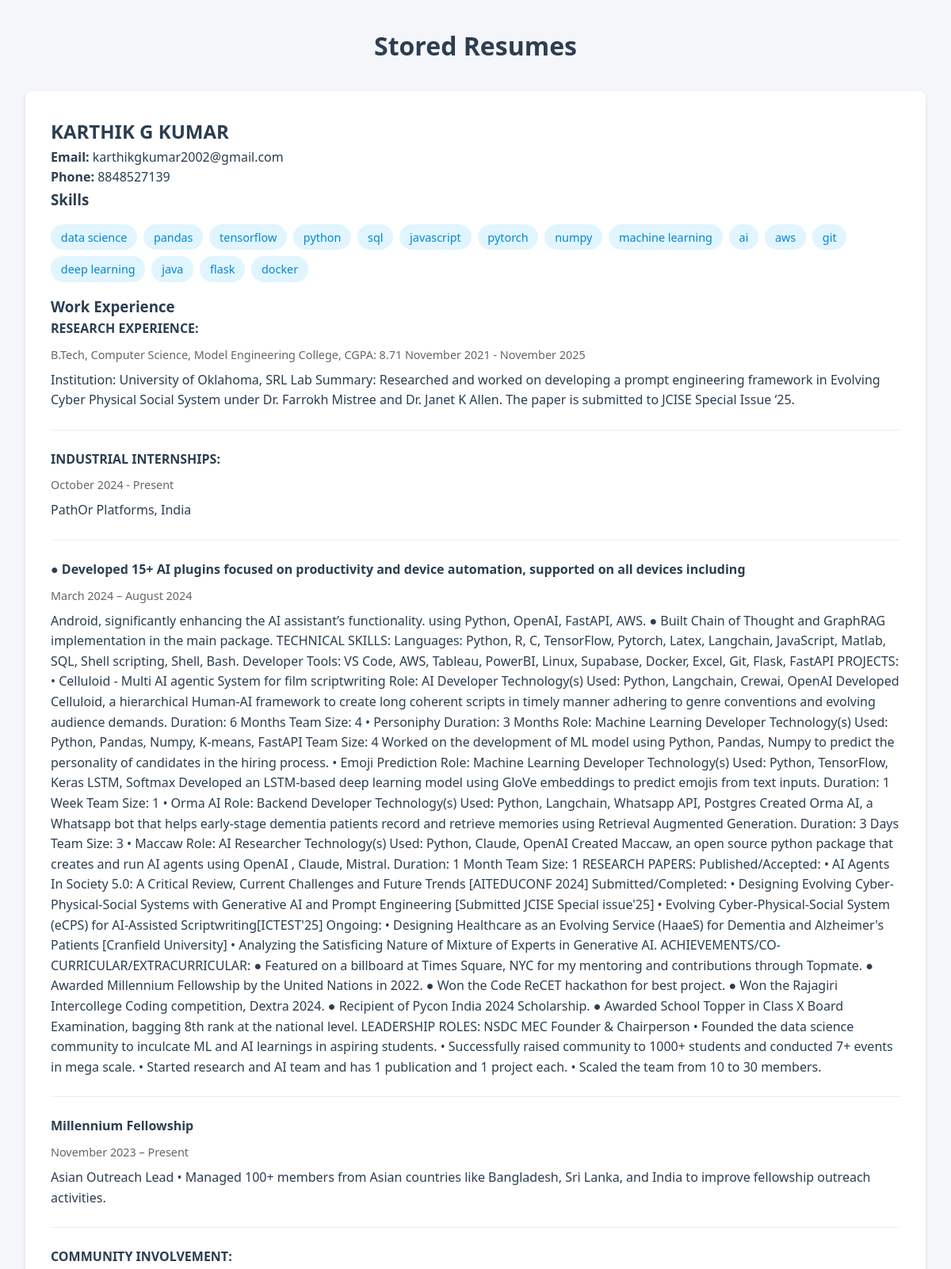
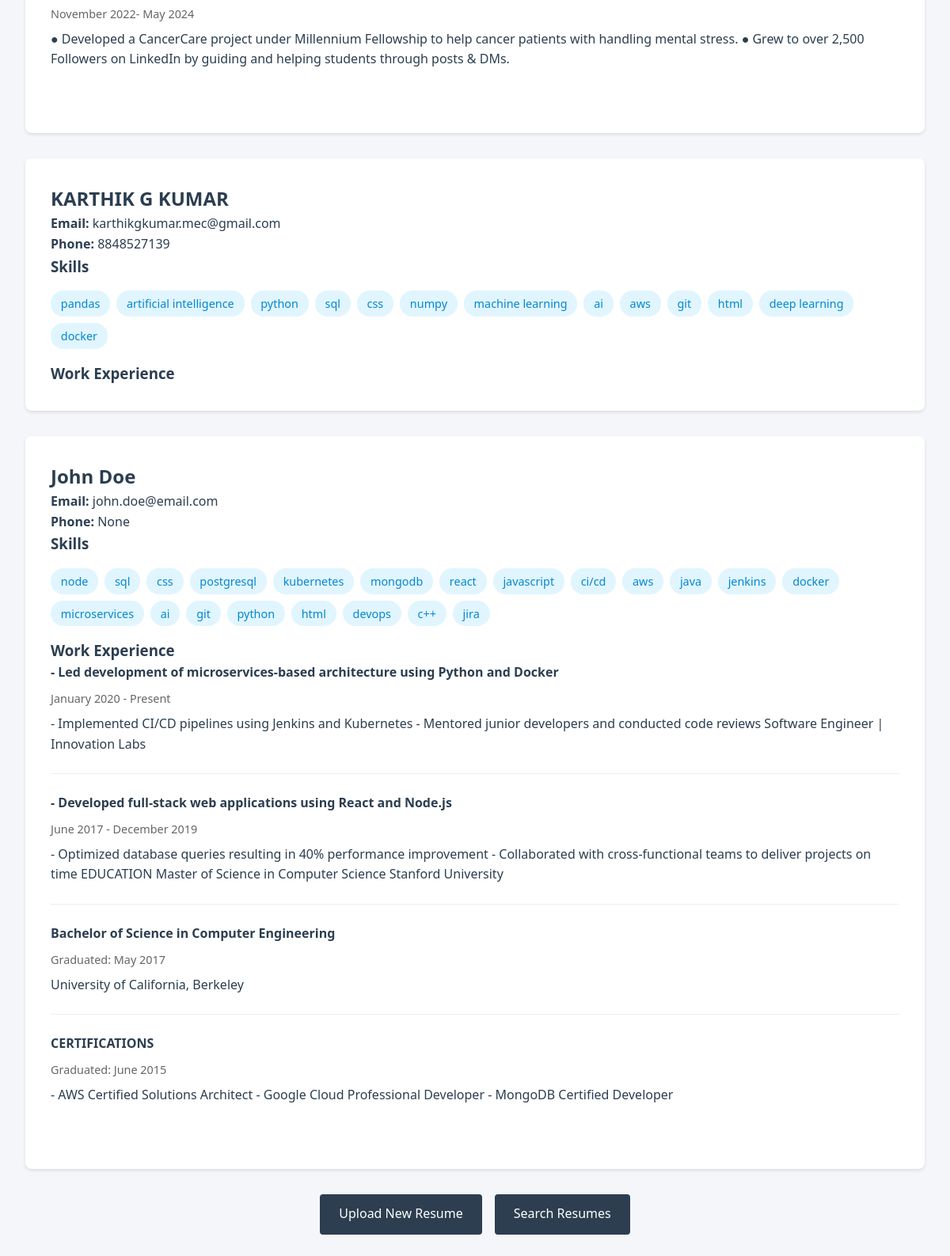
Screenshot of /resumes with the database file from the repository (2 pictures, top to bottom).
### database.py (models this page shows)
class Resume(Base):
    __tablename__ = 'resumes'
    id = Column(Integer, primary_key=True)
    name = Column(String(100))
    email = Column(String(100))
    phone = Column(String(20))
    skills = Column(JSON)
    work_experience = Column(JSON)
    raw_text = Column(Text)

### app.py (the view)
@app.route('/resumes')
def view_resumes():
    resumes = db.get_all_resumes()
    return render_template('resume_view.html', resumes=resumes)

### database.py (called while the page is built)
    def get_all_resumes(self):
        session = self.Session()
        resumes = session.query(Resume).all()
        session.close()
        return [
            {
                'id': r.id,
                'name': r.name,
                'email': r.email,
                'phone': r.phone,
                'skills': r.skills,
                'work_experience': r.work_experience
            }
            for r in resumes
        ]

### templates/resume_view.html (shortened to what this page needs)
<!DOCTYPE html>
<html lang="en">
<head>
    <link rel="stylesheet" href="{{ url_for('static', filename='styles.css') }}">
</head>
<body>
    <div class="container">
        <h1>Stored Resumes</h1>
        <div class="resumes-list">
            {% for resume in resumes %}
            <div class="resume-card">
                <h2>{{ resume.name }}</h2>
                <div class="resume-content">
                    <p><strong>Email:</strong> {{ resume.email }}</p>
                    <p><strong>Phone:</strong> {{ resume.phone }}</p>
                    <div class="skills-section">
                        <h3>Skills</h3>
                        <div class="skills-list">
                            {% for skill in resume.skills %}
                            <span class="skill-tag">{{ skill }}</span>
                            {% endfor %}
                        </div>
                    </div>
                    <div class="experience-section">
                        <h3>Work Experience</h3>
                        {% for exp in resume.work_experience %}
                        <div class="experience-item">
                            <h4>{{ exp.company }}</h4>
                            <p class="dates">{{ exp.dates }}</p>
                            <p class="description">{{ exp.description }}</p>
                        </div>
                        {% endfor %}
                    </div>
                </div>
            </div>
            {% endfor %}
        </div>
        <div class="navigation">
            <a href="{{ url_for('index') }}" class="nav-button">Upload New Resume</a>
            <a href="{{ url_for('search') }}" class="nav-button">Search Resumes</a>
        </div>
    </div>
</body>
</html>

### static/styles.css (style rules this page uses)
:root { --primary-color: #2c3e50; --secondary-color: #3498db; --background-color: #f5f6fa; --card-background: #ffffff; --text-color: #2c3e50; }
* { margin: 0; padding: 0; box-sizing: border-box; }
body { font-family: 'Segoe UI', Tahoma, Geneva, Verdana, sans-serif; background-color: var(--background-color); color: var(--text-color); line-height: 1.6; }
.container { max-width: 1200px; margin: 0 auto; padding: 2rem; }
h1 { text-align: center; color: var(--primary-color); margin-bottom: 2rem; }
.skills-list { display: flex; flex-wrap: wrap; gap: 0.5rem; margin: 1rem 0; }
.skill-tag { background-color: #e1f5fe; color: #0288d1; padding: 0.3rem 0.8rem; border-radius: 16px; font-size: 0.9rem; }
.experience-item { margin-bottom: 1.5rem; padding-bottom: 1.5rem; border-bottom: 1px solid #eee; }
.experience-item:last-child { border-bottom: none; }
.dates { color: #666; font-size: 0.9rem; margin: 0.5rem 0; }
.navigation { display: flex; justify-content: center; gap: 1rem; margin-top: 2rem; }
.nav-button { text-decoration: none; background-color: var(--primary-color); color: white; padding: 0.8rem 1.5rem; border-radius: 4px; transition: background-color 0.3s; }
.resume-card { background-color: var(--card-background); padding: 2rem; border-radius: 8px; box-shadow: 0 2px 4px rgba(0, 0, 0, 0.1); margin-bottom: 2rem; }

### rows the page displays
Resume: name "KARTHIK G KUMAR", email "karthikgkumar2002@gmail.com", phone "8848527139", skills "data science" "pandas" "tensorflow" "python" "sql" "javascript" "pytorch" "numpy" "machine learning" "ai" "aws" "git" "deep learning" "java" "flask" "docker", company "RESEARCH EXPERIENCE:" "INDUSTRIAL INTERNSHIPS:" "● Developed 15+ AI plugins focused on productivity and device automation, supported on all devices including" "Millennium Fellowship" "COMMUNITY INVOLVEMENT:", dates "B.Tech, Computer Science, Model Engineering College, CGPA: 8.71 November 2021 - November 2025" "October 2024 - Present" "March 2024 – August 2024" "November 2023 – Present" "November 2022- May 2024", description "Institution: University of Oklahoma, SRL Lab Summary: Researched and worked on developing a prompt engineering framework in Evolving Cyber Physical Social System under Dr. Farrokh Mistree and Dr. Janet K Allen. The paper is submitted to JCISE Special Issue ‘25." "PathOr Platforms, India" "Android, significantly enhancing the AI assistant’s functionality. using Python, OpenAI, FastAPI, AWS. ● Built Chain of Thought and GraphRAG implementation in the main package. TECHNICAL SKILLS: Languages: Python, R, C, TensorFlow, Pytorch, Latex, Langchain, JavaScript, Matlab, SQL, Shell scripting, Shell, Bash. Developer Tools: VS Code, AWS, Tableau, PowerBI, Linux, Supabase, Docker, Excel, Git, Flask, FastAPI PROJECTS: • Celluloid - Multi AI agentic System for film scriptwriting Role: AI Developer Technology(s) Used: Python, Langchain, Crewai, OpenAI Developed Celluloid, a hierarchical Human-AI framework to create long coherent scripts in timely manner adhering to genre conventions and…" "Asian Outreach Lead • Managed 100+ members from Asian countries like Bangladesh, Sri Lanka, and India to improve fellowship outreach activities." "● Developed a CancerCare project under Millennium Fellowship to help cancer patients with handling mental stress. ● Grew to over 2,500 Followers on LinkedIn by guiding and helping students through posts & DMs."
Resume: name "KARTHIK G KUMAR", email "karthikgkumar.mec@gmail.com", phone "8848527139", skills "pandas" "artificial intelligence" "python" "sql" "css" "numpy" "machine learning" "ai" "aws" "git" "html" "deep learning" "docker"
Resume: name "John Doe", email "john.doe@email.com", phone "None", skills "node" "sql" "css" "postgresql" "kubernetes" "mongodb" "react" "javascript" "ci/cd" "aws" "java" "jenkins" "docker" "microservices" "ai" "git" "python" "html" "devops" "c++" "jira", company "- Led development of microservices-based architecture using Python and Docker" "- Developed full-stack web applications using React and Node.js" "Bachelor of Science in Computer Engineering" "CERTIFICATIONS", dates "January 2020 - Present" "June 2017 - December 2019" "Graduated: May 2017" "Graduated: June 2015", description "- Implemented CI/CD pipelines using Jenkins and Kubernetes - Mentored junior developers and conducted code reviews Software Engineer | Innovation Labs" "- Optimized database queries resulting in 40% performance improvement - Collaborated with cross-functional teams to deliver projects on time EDUCATION Master of Science in Computer Science Stanford University" "University of California, Berkeley" "- AWS Certified Solutions Architect - Google Cloud Professional Developer - MongoDB Certified Developer"
